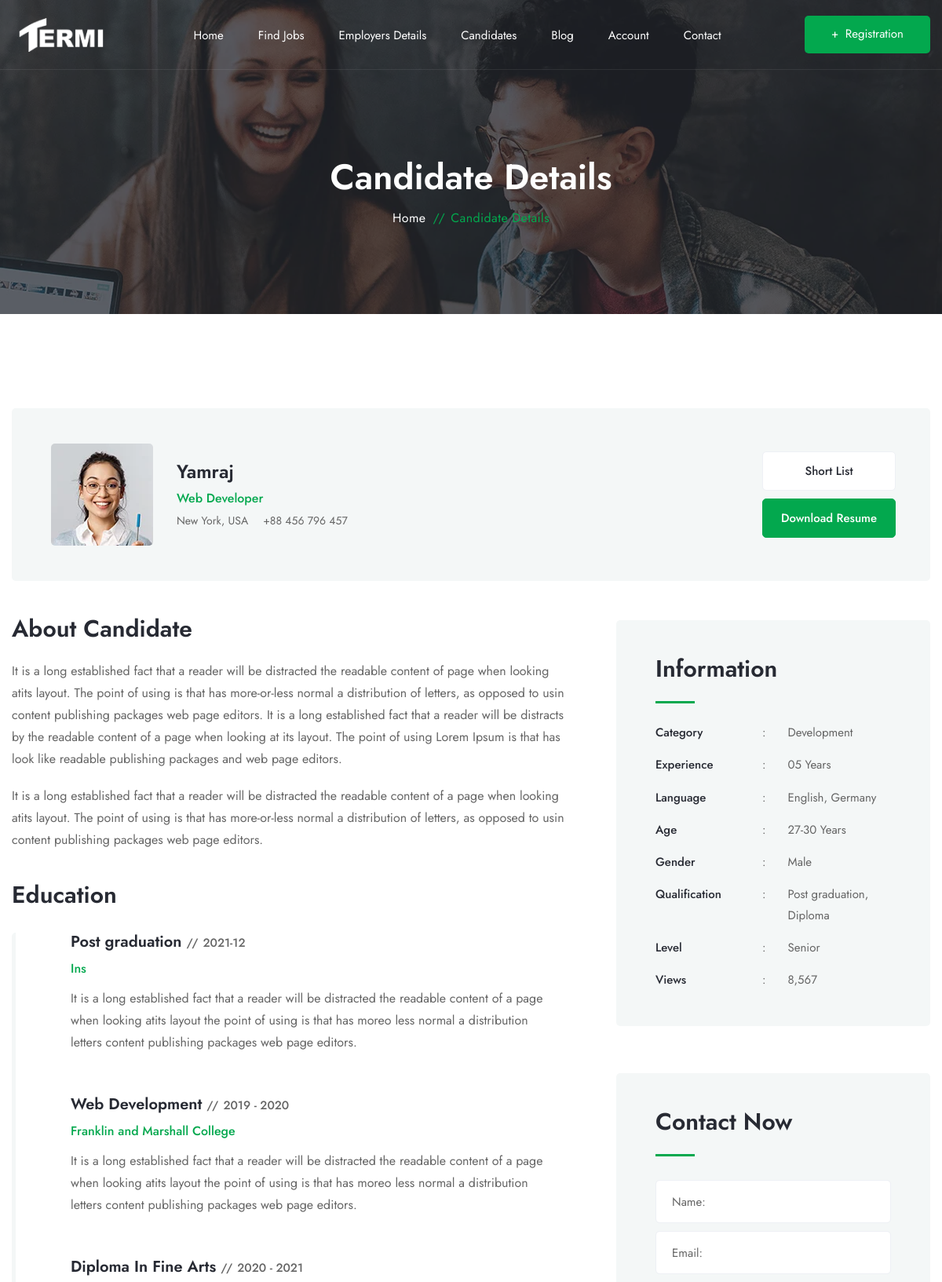
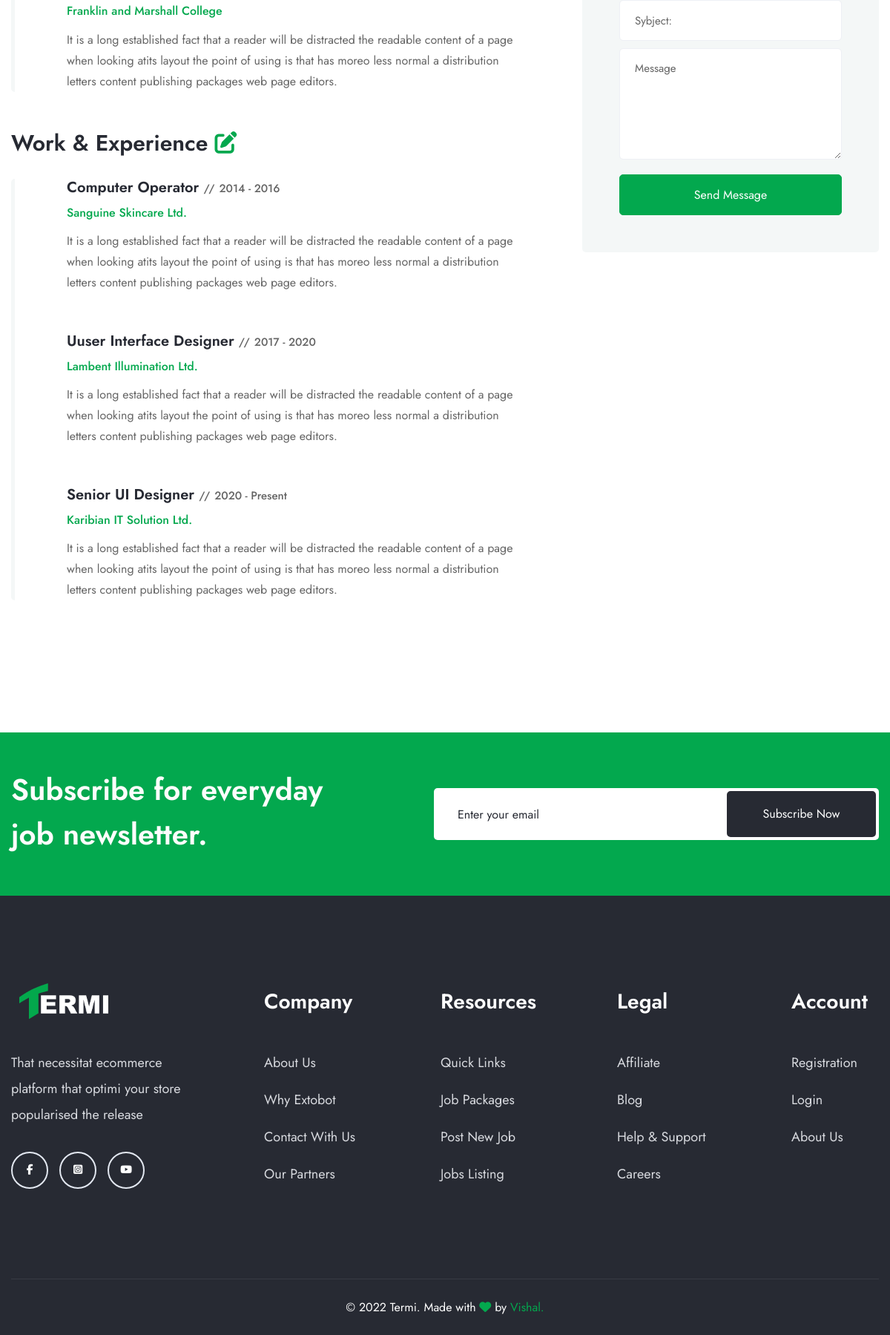
Screenshot of /user_view/msi with the database file from the repository (2 pictures, top to bottom).
### intern/models.py (models this page shows)
class UserDetails(models.Model):
    GENDER = [
        ('Male', 'Male'),
        ('Female', 'Female'),
        ('Other', 'Other'),
    ]
    username = models.OneToOneField(User, on_delete=models.CASCADE)
    full_name = models.CharField(max_length=50)
    about = models.CharField(max_length=1000)
    gender = models.CharField(max_length=6, choices=GENDER)
    phone = models.IntegerField(default="0000000000")
    category = models.CharField(max_length=50, default="Web Developer")
    language = models.CharField(max_length=60, default="English")
    address = models.CharField(max_length=500, default="my home")
    dob = models.CharField(max_length=50, default="00/00/0000")
    edu_type_1 = models.CharField(max_length=50)
    edu_marks_1 = models.FloatField(max_length=4)
    edu_percentage_1 = models.CharField(max_length=12)
    edu_branch_1 = models.CharField(max_length=100)
    edu_year_1 = models.CharField(max_length=50)
    edu_inst_1 = models.CharField(max_length=100)
    edu_location_1 = models.CharField(max_length=100)
    edu_about_1 = models.CharField(max_length=1000, default="my home")
    edu_type_2 = models.CharField(max_length=25)
    edu_marks_2 = models.FloatField(max_length=4)
    edu_percentage_2 = models.CharField(max_length=12)
    edu_branch_2 = models.CharField(max_length=100)
    edu_year_2 = models.CharField(max_length=50)
    edu_inst_2 = models.CharField(max_length=100)
    edu_location_2 = models.CharField(max_length=100)
    edu_about_2 = models.CharField(max_length=1000, default="my home")
    user_img = models.FileField(upload_to="userProfile")
    resume = models.FileField(upload_to="userResume")

### intern/views.py (the view, shortened to what this page needs)
# urls.py: path('user_view/<pk>', views.user_view, name='user_view'),
@csrf_exempt
def user_view(request, pk):
    user_obj = User.objects.filter(username=pk).first()
    title = user_obj.username
    user_detail = UserDetails.objects.filter(username=user_obj).first()
    return render(request, 'user_view.html', {"user_obj": user_obj, "userDetail": user_detail, 'title': title})

### intern/templates/user_view.html (shortened to what this page needs)
{% extends 'base.html' %} {% load static %} {% block content %}
    <div
      class="page-header-area sec-overlay sec-overlay-black"
      data-bg-img="{% static '/img/photos/bg2.webp' %}"
    >
      <div class="container pt--0 pb--0">
        <div class="row">
          <div class="col-12">
            <div class="page-header-content">
              <h2 class="title">Candidate Details</h2>
              <nav class="breadcrumb-area">
                <ul class="breadcrumb justify-content-center">
                  <li><a href="index.html">Home</a></li>
                  <li class="breadcrumb-sep">//</li>
                  <li>Candidate Details</li>
                </ul>
              </nav>
            </div>
          </div>
        </div>
      </div>
    </div>
    <section class="team-details-area">
      <div class="container">
        <div class="row">
          <div class="col-12">
            <div class="team-details-wrap">
              <div class="team-details-info">
                <div class="thumb">
                  <img
                    src="{% static '/img/team/details1.webp' %}"
                    width="130"
                    height="130"
                    alt="Image-HasTech"
                  />
                </div>
                <div class="content">
                  <h4 class="title">{{user_obj.first_name}}</h4>
                  <h5 class="sub-title">Web Developer</h5>
                  <ul class="info-list">
                    <li>
                      <i class="{% static 'icofont-location-pin' %}"></i> New
                      York, USA
                    </li>
                    <li> +88 456 796 457</li>
                  </ul>
                </div>
              </div>
              <div class="team-details-btn">
                <button type="button" class="btn-theme btn-light">
                  Short List
                </button>
                <button type="button" class="btn-theme">Download Resume</button>
              </div>
            </div>
          </div>
        </div>
        <div class="row">
          <div class="col-lg-7 col-xl-8">
            <div class="team-details-item">
              <div class="content">
                <h4 class="title">About Candidate</h4>
                <p class="desc">
                  It is a long established fact that a reader will be distracted
                  the readable content of page when looking atits layout. The
                  point of using is that has more-or-less normal a distribution
                  of letters, as opposed to usin content publishing packages web
                  page editors. It is a long established fact that a reader will
                  be distracts by the readable content of a page when looking at
                  its layout. The point of using Lorem Ipsum is that has look
                  like readable publishing packages and web page editors.
                </p>
                <p class="desc">
                  It is a long established fact that a reader will be distracted
                  the readable content of a page when looking atits layout. The
                  point of using is that has more-or-less normal a distribution
                  of letters, as opposed to usin content publishing packages web
                  page editors.
                </p>
              </div>
              <div class="candidate-details-wrap">
                <h4 class="content-title">Education</h4>
                <div class="candidate-details-content">
                  <div class="content-item">
                    <h4 class="title">
                      {{userDetail.edu_type_1.capitalize}} <span>//</span>
                      <span>{{userDetail.edu_year_1 }}</span>
                    </h4>
                    <h5 class="sub-title">
                      {{userDetail.edu_inst_1.capitalize}}
                    </h5>
                    <p class="desc">
                      It is a long established fact that a reader will be
                      distracted the readable content of a page when looking
                      atits layout the point of using is that has moreo less
                      normal a distribution letters content publishing packages
                      web page editors.
                    </p>
                  </div>
                  <div class="content-item">
                    <h4 class="title">
                      Web Development <span>//</span> <span>2019 - 2020</span>
                    </h4>
                    <h5 class="sub-title">Franklin and Marshall College</h5>
                    <p class="desc">
                      It is a long established fact that a reader will be
                      distracted the readable content of a page when looking
                      atits layout the point of using is that has moreo less
                      normal a distribution letters content publishing packages
                      web page editors.
                    </p>
                  </div>
                  <div class="content-item">
                    <h4 class="title">
                      Diploma In Fine Arts <span>//</span>
                      <span>2020 - 2021</span>
                    </h4>
                    <h5 class="sub-title">Franklin and Marshall College</h5>
                    <p class="desc">
                      It is a long established fact that a reader will be
                      distracted the readable content of a page when looking
                      atits layout the point of using is that has moreo less
                      normal a distribution letters content publishing packages
                      web page editors.
                    </p>
                  </div>
                </div>
              </div>
              <div class="candidate-details-wrap">
                <h4 class="content-title">
                  Work & Experience
                  <span
                    ><a href=""><i class="fa-solid fa-pen-to-square"></i></a
                  ></span>
                </h4>
                <div class="candidate-details-content">
                  <div class="content-item">
                    <h4 class="title">
                      Computer Operator <span>//</span> <span>2014 - 2016</span>
                    </h4>
                    <h5 class="sub-title">Sanguine Skincare Ltd.</h5>
                    <p class="desc">
                      It is a long established fact that a reader will be
                      distracted the readable content of a page when looking
                      atits layout the point of using is that has moreo less
                      normal a distribution letters content publishing packages
                      web page editors.
                    </p>
                  </div>
                  <div class="content-item">
                    <h4 class="title">
                      Uuser Interface Designer <span>//</span>
                      <span>2017 - 2020</span>
                    </h4>
                    <h5 class="sub-title">Lambent Illumination Ltd.</h5>
                    <p class="desc">
                      It is a long established fact that a reader will be
                      distracted the readable content of a page when looking
                      atits layout the point of using is that has moreo less
                      normal a distribution letters content publishing packages
                      web page editors.
                    </p>
                  </div>
                  <div class="content-item">
                    <h4 class="title">
                      Senior UI Designer <span>//</span>
                      <span>2020 - Present</span>
                    </h4>
                    <h5 class="sub-title">Karibian IT Solution Ltd.</h5>
                    <p class="desc">
                      It is a long established fact that a reader will be
                      distracted the readable content of a page when looking
                      atits layout the point of using is that has moreo less
                      normal a distribution letters content publishing packages
                      web page editors.
                    </p>
                  </div>
                </div>
              </div>
            </div>
          </div>
          <div class="col-lg-5 col-xl-4">
            <div class="team-sidebar">
              <div class="widget-item">
                <div class="widget-title">
                  <h3 class="title">Information</h3>
                </div>
                <div class="summery-info">
                  <table class="table">
                    <tbody>
                      <tr>
                        <td class="table-name">Category</td>
                        <td class="dotted">:</td>
                        <td>Development</td>
                      </tr>
                      <tr>
                        <td class="table-name">Experience</td>
                        <td class="dotted">:</td>
                        <td>05 Years</td>
                      </tr>
                      <tr>
                        <td class="table-name">Language</td>
                        <td class="dotted">:</td>
                        <td>English, Germany</td>
                      </tr>
                      <tr>
                        <td class="table-name">Age</td>
                        <td class="dotted">:</td>
                        <td>27-30 Years</td>
                      </tr>
                      <tr>
                        <td class="table-name">Gender</td>
                        <td class="dotted">:</td>
                        <td>{{userDetail.gender.capitalize}}</td>
                      </tr>
                      <tr>
                        <td class="table-name">Qualification</td>
                        <td class="dotted">:</td>
                        <td>
                          {{userDetail.edu_type_1.capitalize}},
                          {{userDetail.edu_type_2.capitalize}}
                        </td>
                      </tr>
                      <tr>
                        <td class="table-name">Level</td>
                        <td class="dotted">:</td>
                        <td>Senior</td>
                      </tr>
                      <tr>
                        <td class="table-name">Views</td>
                        <td class="dotted">:</td>
                        <td>8,567</td>
                      </tr>
                    </tbody>
                  </table>
                </div>
              </div>
              <div class="widget-item widget-contact">
                <div class="widget-title">
                  <h3 class="title">Contact Now</h3>
                </div>
                <div class="widget-contact-form">
                  <form id="contact-form" method="POST">
                    <div class="row">
                      <div class="col-md-12">
                        <div class="form-group">
                          <input
                            class="form-control"
                            type="text"
                            name="uname"
                            placeholder="Name:"
                          />
                        </div>
                      </div>
                      <div class="col-md-12">
                        <div class="form-group">
                          <input
                            class="form-control"
                            type="email"
                            name="uemail"
                            placeholder="Email:"
                          />
                        </div>
                      </div>
                      <div class="col-md-12">
                        <div class="form-group">
                          <input
                            class="form-control"
                            type="text"
                            name="subject"
                            placeholder="Sybject:"
                          />
                        </div>
                      </div>
                      <div class="col-md-12">
                        <div class="form-group">
                          <textarea
                            class="form-control"
                            name="message"
                            placeholder="Message"
                          ></textarea>
                        </div>
                      </div>
                      <div class="col-md-12">
                        <div class="form-group mb--0">
                          <button class="btn-theme d-block w-100" type="submit">
                            Send Message
                          </button>
                        </div>
                      </div>
                    </div>
                  </form>
                </div>
              </div>
            </div>
          </div>
        </div>
      </div>
    </section>
{% endblock content %}

### rows the page displays
UserDetails: edu_type_1 "Post graduation", edu_year_1 "2021-12", edu_inst_1 "Ins", gender "Male", edu_type_2 "Diploma"

### other values shown
{{ user_obj.first_name }} "Yamraj"
